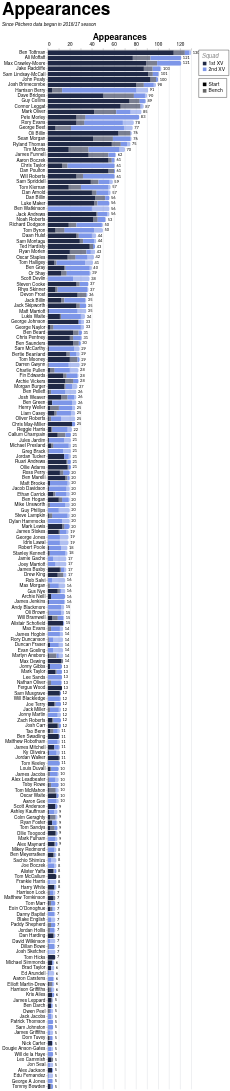

Source (Vega-Lite JSON):
### Vega-Lite specification from a JSON file in a GitHub repository (floating-point values rounded to 4 significant figures; data arrays with more than 128 entries replaced by an {"elided": "..."} marker saying what was removed)
{"config": {"axis": {"labelFont": "PT Sans Narrow, Helvetica Neue, Helvetica, Arial, sans-serif", "titleFont": "PT Sans Narrow, Helvetica Neue, Helvetica, Arial, sans-serif", "labelFontSize": 13, "titleFontSize": 24, "gridColor": "#202947", "gridOpacity": 0.2, "zindex": 1}, "text": {"font": "Lato, sans-serif"}, "bar": {"cornerRadiusEnd": 5}, "header": {"labelFont": "PT Sans Narrow, Helvetica Neue, Helvetica, Arial, sans-serif", "titleFont": "PT Sans Narrow, Helvetica Neue, Helvetica, Arial, sans-serif", "labelFontSize": 24, "titleFontSize": 28, "labelFontWeight": "bold", "orient": "left"}, "legend": {"labelFont": "PT Sans Narrow, Helvetica Neue, Helvetica, Arial, sans-serif", "titleFont": "PT Sans Narrow, Helvetica Neue, Helvetica, Arial, sans-serif", "labelFontSize": 14, "titleFontSize": 16, "titlePadding": 5, "fillColor": "white", "strokeColor": "black", "padding": 10, "titleFontWeight": "lighter", "titleFontStyle": "italic", "titleColor": "gray", "offset": 10}, "title": {"font": "PT Sans Narrow, Helvetica Neue, Helvetica, Arial, sans-serif", "fontSize": 48, "fontWeight": "bold", "anchor": "start", "align": "center", "titlePadding": 20, "subtitlePadding": 10, "subtitleFontSize": 13, "subtitleColor": "", "subtitleFontStyle": "italic", "offset": 15, "color": "black"}, "axisX": {"labelAngle": 0}, "facet": {"title": null, "header": null, "align": {"row": "each", "column": "each"}, "spacing": 10}, "resolve": {"scale": {"y": "independent", "facet": "independent"}}, "background": "transparent", "scale": {"offsetBandPaddingOuter": 0.2, "offsetBandPaddingInner": 0.1}, "view": {"stroke": null, "background": "transparent"}}, "layer": [{"mark": {"type": "bar"}, "encoding": {"color": {"field": "squad", "legend": {"direction": "vertical", "labelExpr": "datum.value + ' XV'", "offset": 20, "orient": "right", "title": "Squad"}, "scale": {"domain": ["1st", "2nd"], "range": ["#202946", "#7d96e8"]}, "sort": ["1st", "2nd"], "type": "nominal"}, "opacity": {"field": "start", "legend": {"direction": "vertical", "offset": 20, "orient": "right", "title": null}, "scale": {"domain": ["Start", "Bench"], "range": [1.0, 0.6]}, "sort": ["Start", "Bench"], "type": "nominal"}, "order": {"field": "stack_order", "sort": "ascending", "type": "quantitative"}, "tooltip": [{"field": "player", "title": "Player", "type": "nominal"}, {"field": "squad", "title": "Squad", "type": "nominal"}, {"field": "start", "title": "Selection", "type": "nominal"}, {"aggregate": "sum", "field": "games", "title": "Games", "type": "quantitative"}, {"aggregate": "max", "field": "player_total", "title": "Total", "type": "quantitative"}], "x": {"aggregate": "sum", "axis": {"orient": "top", "title": "Appearances"}, "field": "games", "type": "quantitative"}, "y": {"field": "player", "sort": {"field": "player_total", "op": "max", "order": "descending"}, "title": null, "type": "nominal"}}}, {"mark": {"type": "text", "align": "left", "baseline": "middle", "color": "black", "dx": 4, "fontSize": 11}, "encoding": {"text": {"field": "total_games", "format": ".0f", "type": "quantitative"}, "x": {"axis": {"orient": "top", "title": "Appearances"}, "field": "total_games", "type": "quantitative"}, "y": {"field": "player", "sort": {"field": "player_total", "op": "max", "order": "descending"}, "title": null, "type": "nominal"}}, "transform": [{"aggregate": [{"op": "sum", "field": "games", "as": "total_games"}, {"op": "max", "field": "player_total", "as": "player_total"}], "groupby": ["player"]}]}], "data": {"name": "data-2a9ab0e06e1da76d85e510ba0c702df1"}, "height": {"step": 15}, "params": [{"name": "seasonParam", "value": []}, {"name": "gameTypesParam", "value": []}, {"name": "squadParam", "value": "All"}, {"name": "positionsParam", "value": []}, {"name": "minAppsParam", "value": 5}], "title": {"text": "Appearances", "subtitle": "Since Pitchero data began in 2016/17 season"}, "transform": [{"filter": "length(seasonParam) === 0 || indexof(seasonParam, datum.season) >= 0"}, {"filter": "length(gameTypesParam) === 0 || indexof(gameTypesParam, datum.game_type) >= 0"}, {"filter": "squadParam === \"All\" || datum.squad === squadParam"}, {"filter": "length(positionsParam) === 0 || indexof(positionsParam, datum.position) >= 0"}, {"joinaggregate": [{"op": "sum", "field": "games", "as": "player_total"}], "groupby": ["player"]}, {"filter": "datum.player_total >= minAppsParam"}], "width": 400, "$schema": "https://vega.github.io/schema/vega-lite/v5.20.1.json", "datasets": {"data-2a9ab0e06e1da76d85e510ba0c702df1": {"elided": "2377 records"}}}
